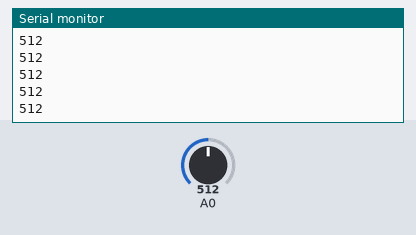
A sketch run on a simulated Arduino Uno, built with avr-gcc and run on an emulated ATmega328P. On the bench: the last lines printed to the serial monitor. The inputs (shaded band) are chosen by the test bench; at power-on: A0 = 512.

Above: at 1.2 s.
1.3 s: A0 set to 716
At 1.31 s:
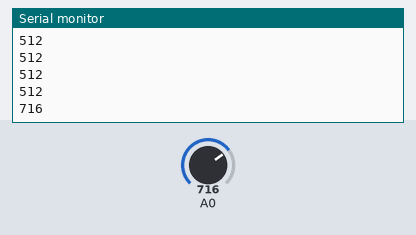
2.8 s: A0 set to 900
At 2.81 s:
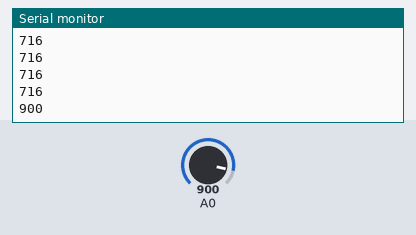
Timing chart, 0 to 5.8 s (numbered marks = the images above; inputs shaded):
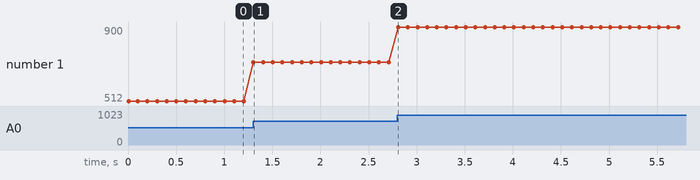

The sketch:

random_komutu-2.ino
```cpp
long analogdeger;

void setup() {
 Serial.begin(9600);
 Serial.println("SAYILAR");

}

void loop() {

  analogdeger = analogRead(A0);
  Serial.println(analogdeger);
  delay(100);

}
```

Measured:
- after the input at 1.3 s, the serial monitor: prints a new line at once (image 1)
- after the input at 2.8 s, the serial monitor: prints a new line at once (image 2)
- plotted number 1: 512 → 716 after the input at 1.3 s, 716 → 900 after the input at 2.8 s
